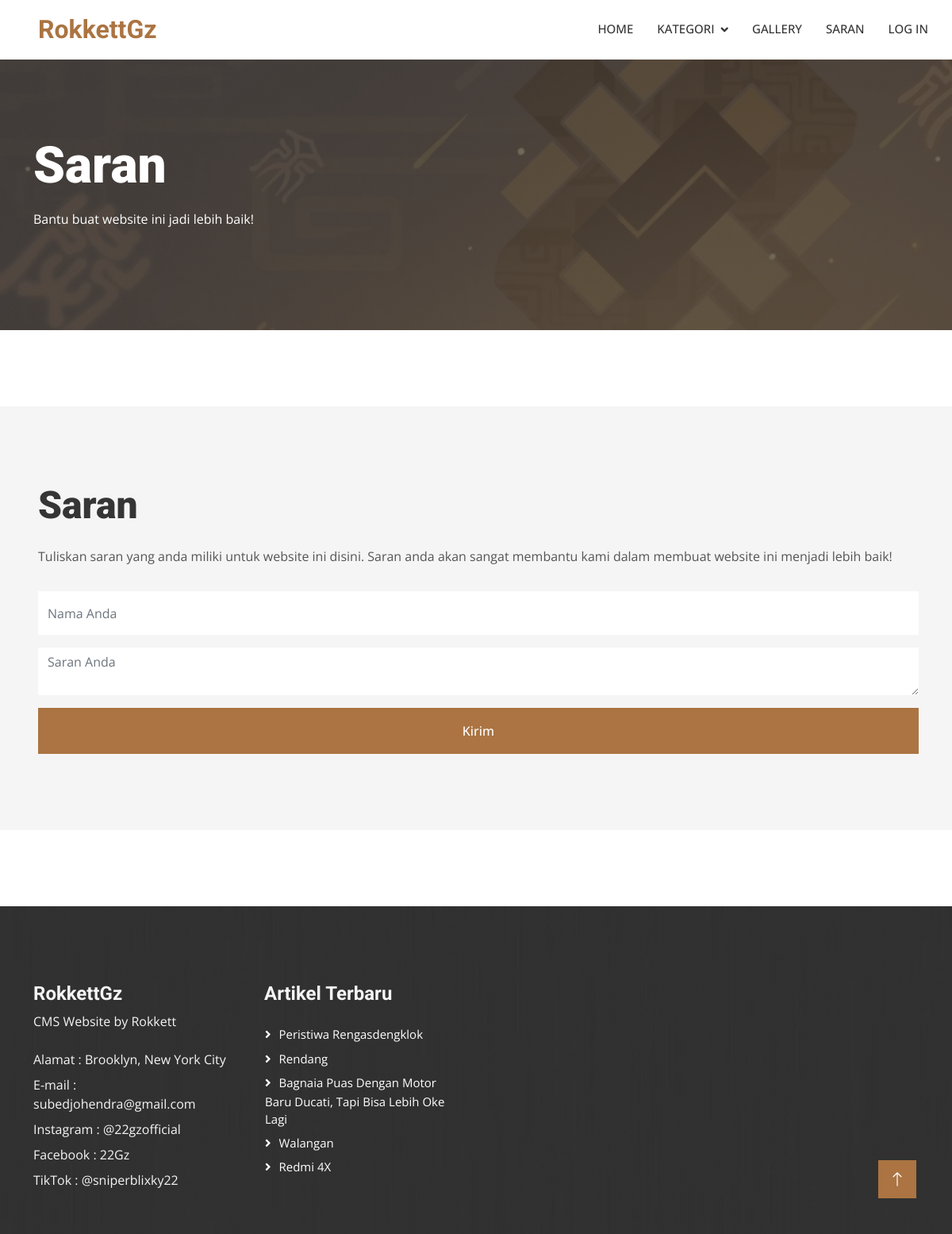
Page /index.php/drilly/feedback on the committed database.
### tables this page shows
CREATE TABLE `configtab` (
  `id` int(11) NOT NULL,
  `website_title` varchar(60) NOT NULL,
  `website_profile` text NOT NULL,
  `instagram` varchar(50) NOT NULL,
  `facebook` varchar(50) NOT NULL,
  `tiktok` varchar(50) NOT NULL,
  `address` varchar(50) NOT NULL,
  `email` varchar(50) NOT NULL
);

CREATE TABLE `content` (
  `content_id` int(11) NOT NULL,
  `title` varchar(150) NOT NULL,
  `category_id` varchar(30) NOT NULL,
  `content_details` text NOT NULL,
  `date` date NOT NULL,
  `username` varchar(60) NOT NULL,
  `image` varchar(30) NOT NULL
);

### application/controllers/Drilly.php (called while the page is built, shortened)
<?php
class Drilly extends CI_Controller
{
	public function __construct()
	{
		$this->load->model('rin_model');
	}
	public function feedback()
	{
		$data = array(
			'userd' => $this->rin_model->showgallery(),
			'userb' => $this->rin_model->showcategory(),
			'configt' => $this->db->get_where('configtab', array('id' => '1'))->result_array(),
			'recent' => $this->rin_model->showrecentcontent()
		);
		$this->load->view('feedback', $data);
	}
}

### index.php (called while the page is built, shortened)
<?php
require_once BASEPATH.'core/CodeIgniter.php';

### application/models/Rin_model.php (called while the page is built, shortened)
<?php
class Rin_model extends CI_Model
{
    public function showcategory()
    {
        $query = $this->db->get('category');
        return $query->result();
    }
    public function showrecentcontent()
    {
        $this->db->order_by('date', 'asc');
        $this->db->limit(5);
        $query = $this->db->get('content');
        return $query->result();
    }
    public function showgallery()
    {
        $query = $this->db->get('gallery');
        return $query->result();
    }
}

### application/views/feedback.php (the view, shortened to what this page needs)
<!DOCTYPE html>
<html lang="en">
<head>
    <link href="https://cdnjs.cloudflare.com/ajax/libs/font-awesome/5.10.0/css/all.min.css" rel="stylesheet">
    <link href="https://cdn.jsdelivr.net/npm/bootstrap-icons@1.4.1/font/bootstrap-icons.css" rel="stylesheet">
    <link href="<?= base_url('assets/woody/') ?>lib/animate/animate.min.css" rel="stylesheet">
    <link href="<?= base_url('assets/woody/') ?>lib/owlcarousel/assets/owl.carousel.min.css" rel="stylesheet">
    <link href="<?= base_url('assets/woody/') ?>lib/lightbox/css/lightbox.min.css" rel="stylesheet">
    <link href="<?= base_url('assets/woody/') ?>css/bootstrap.min.css" rel="stylesheet">
    <link href="<?= base_url('assets/woody/') ?>css/style.css" rel="stylesheet">
</head>
<body>
    <nav class="navbar navbar-expand-lg bg-white navbar-light sticky-top p-0">
        <a href="<?= base_url() ?>" class="navbar-brand d-flex align-items-center px-4 px-lg-5">
            <h2 class="m-0 text-primary"><?= $configt['0']['website_title']  ?></h2>
        </a>
        <div class="collapse navbar-collapse" id="navbarCollapse">
            <div class="collapse navbar-collapse" id="navbarCollapse">
                <div class="navbar-nav ms-auto p-4 p-lg-0">
                    <a href="<?= base_url() ?>" class="nav-item nav-link">Home</a>
                    <div class="nav-item dropdown">
                        <a href="#" class="nav-link dropdown-toggle" data-bs-toggle="dropdown">Kategori</a>
                    </div>
                    <a href="<?= base_url('gallery') ?>" class="nav-item nav-link">Gallery</a>
                    <a href="<?= base_url('feedback') ?>" class="nav-item nav-link">Saran</a>
                    <a href="<?= base_url('admin') ?>" class="nav-item nav-link">Log In</a>
                </div>
            </div>
    </nav>
    <div class="container-fluid page-header py-5 mb-5">
        <div class="container py-5">
            <h1 class="display-3 text-white mb-3 animated slideInDown">Saran</h1>
            <nav aria-label="breadcrumb animated slideInDown">
                <ol class="breadcrumb">
                    <li class="breadcrumb-item">
                        <p class="text-white">Bantu buat website ini jadi lebih baik!</p>
                    </li>
                </ol>
            </nav>
        </div>
    </div>
    <div class="container-fluid bg-light overflow-hidden px-lg-0" style="margin: 6rem 0;">
        <div class="container quote px-lg-0">
            <div class="row g-0 mx-lg-0">
                <div class="col quote-text py-5 wow fadeIn" data-wow-delay="0.5s">
                    <div class="p-lg-5 pe-lg-0">
                        <div class="section-title text-start">
                            <h2 class="display-5 mb-4">Saran</h2>
                        </div>
                        <p class="mb-4 pb-2">Tuliskan saran yang anda miliki untuk website ini disini. Saran anda akan sangat membantu kami dalam membuat website ini menjadi lebih baik!</p>
                        <form action="<?= base_url('feedbackact') ?>" method="post">
                            <div class="row g-3">
                                <div class="col-12">
                                    <input type="text" class="form-control border-0" placeholder="Nama Anda" style="height: 55px;" name="name">
                                </div>
                                <div class="col-12">
                                    <textarea class="form-control border-0" placeholder="Saran Anda" name="feedback"></textarea>
                                </div>
                                <div class="col-12">
                                    <button class="btn btn-primary w-100 py-3" type="submit">Kirim</button>
                                </div>
                            </div>
                        </form>
                    </div>
                </div>
            </div>
        </div>
    </div>
    <div class="container-fluid bg-dark text-light footer mt-5 pt-5 wow fadeIn" data-wow-delay="0.1s">
        <div class="container py-5">
            <div class="row g-5">
                <div class="col-lg-3 col-md-6">
                    <h4 class="text-light"><?= $configt['0']['website_title']  ?></h4>
                    <p class="mb-4"><?= $configt['0']['website_profile']  ?></p>
                    <p class="mb-2">Alamat : <?= $configt['0']['address']  ?></p>
                    <p class="mb-2">E-mail : <?= $configt['0']['email']  ?></p>
                    <p class="mb-2">Instagram : <?= $configt['0']['instagram']  ?></p>
                    <p class="mb-2">Facebook : <?= $configt['0']['facebook']  ?></p>
                    <p class="mb-2">TikTok : <?= $configt['0']['tiktok']  ?></p>
                </div>
                <div class="col-lg-3 col-md-6">
                    <h4 class="text-light mb-4">Artikel Terbaru</h4>
                    <?php foreach ($recent as $st) : ?>
                        <a class="btn btn-link" href="<?= site_url('contents/' . $st->content_id); ?>"><?= $st->title; ?></a>
                    <?php endforeach; ?>
                </div>
            </div>
        </div>
    </div>
    <a href="#" class="btn btn-lg btn-primary btn-lg-square rounded-0 back-to-top"><i class="bi bi-arrow-up"></i></a>
</body>
</html>

### assets/woody/css/style.css (style rules this page uses)
:root { --primary: #AB7442; --light: #F5F5F5; --dark: #353535; }
.back-to-top { position: fixed; display: none; right: 45px; bottom: 45px; z-index: 99; }
.btn { font-weight: 500; transition: .5s; }
.btn.btn-primary, .btn.btn-secondary { color: #FFFFFF; }
.btn-lg-square { width: 48px; height: 48px; }
.btn-square, .btn-sm-square, .btn-lg-square { padding: 0; display: flex; align-items: center; justify-content: center; font-weight: normal; }
.navbar .dropdown-toggle::after { border: none; content: "\f107"; font-family: "Font Awesome 5 Free"; font-weight: 900; vertical-align: middle; margin-left: 8px; }
.navbar-light .navbar-nav .nav-link { margin-right: 30px; padding: 25px 0; color: #FFFFFF; font-size: 15px; font-weight: 500; text-transform: uppercase; outline: none; }
.navbar-light .navbar-brand, .navbar-light a.btn { height: 75px; }
.navbar-light .navbar-nav .nav-link { color: var(--dark); font-weight: 500; }
.navbar-light.sticky-top { top: -100px; transition: .5s; }
.page-header { background: linear-gradient(rgba(53, 53, 53, .7), rgba(53, 53, 53, .7)), url(../img/carousel-1.jpg) center center no-repeat; background-size: cover; }
@media (min-width: 992px) { .container.quote { max-width: 100% !important; } }
@media (min-width: 992px) { .quote-text { padding-right: calc(((100% - 960px) / 2) + .75rem); } }
@media (min-width: 1200px) { .quote-text { padding-right: calc(((100% - 1140px) / 2) + .75rem); } }
.footer { background: linear-gradient(rgba(53, 53, 53, .7), rgba(53, 53, 53, .7)), url(../img/footer.jpg) center center no-repeat; background-size: cover; }
.footer .btn.btn-link { display: block; margin-bottom: 5px; padding: 0; text-align: left; color: #FFFFFF; font-size: 15px; font-weight: normal; text-transform: capitalize; transition: .3s; }
.footer .btn.btn-link::before { position: relative; content: "\f105"; font-family: "Font Awesome 5 Free"; font-weight: 900; margin-right: 10px; }

### rows in the picture
configtab: website_title "RokkettGz", website_profile "CMS Website by Rokkett", address "Brooklyn, New York City", email "subedjohendra@gmail.com", instagram "@22gzofficial", facebook "22Gz", tiktok "@sniperblixky22"
content: title "Peristiwa Rengasdengklok"
content: title "Rendang"
content: title "Bagnaia Puas Dengan Motor Baru Ducati, Tapi Bisa Lebih Oke Lagi"
content: title "Walangan"
content: title "Redmi 4X"
